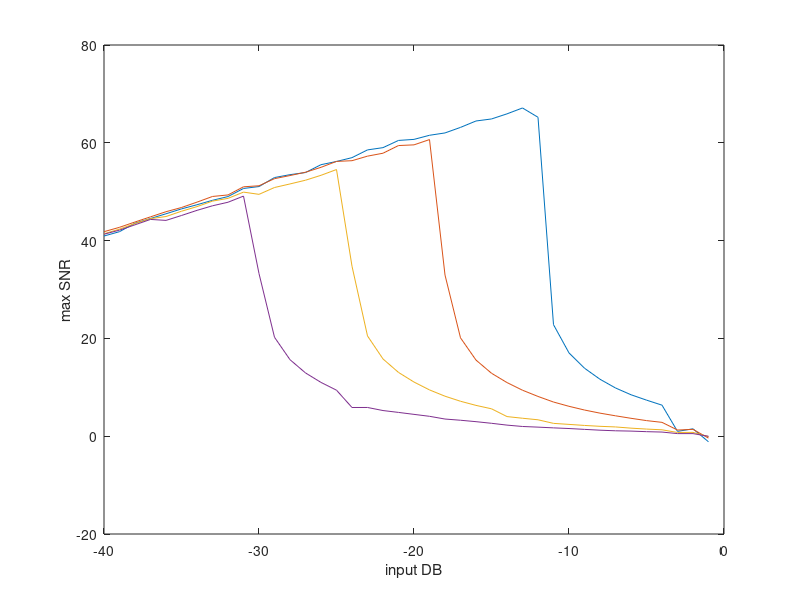

This chart was generated by the following MATLAB code:

abs = [-40.000000, -39.000000, -38.000000, -37.000000, -36.000000, -35.000000, -34.000000, -33.000000, -32.000000, -31.000000, -30.000000, -29.000000, -28.000000, -27.000000, -26.000000, -25.000000, -24.000000, -23.000000, -22.000000, -21.000000, -20.000000, -19.000000, -18.000000, -17.000000, -16.000000, -15.000000, -14.000000, -13.000000, -12.000000, -11.000000, -10.000000, -9.000000, -8.000000, -7.000000, -6.000000, -5.000000, -4.000000, -3.000000, -2.000000, -1.000000];

ord64 = [40.936983, 41.827354, 43.562880, 44.516205, 45.485006, 46.486244, 47.333499, 48.241715, 49.005137, 50.662912, 51.052258, 52.893851, 53.484530, 53.919908, 55.525542, 56.183520, 56.965175, 58.548748, 59.010227, 60.485414, 60.699178, 61.538699, 62.018194, 63.151888, 64.462014, 64.876095, 65.921223, 67.122569, 65.222310, 22.808460, 17.031228, 13.906504, 11.645495, 9.864475, 8.477055, 7.378206, 6.349667, 0.987555, 1.513884, -1.144032];

ord256 = [41.824558, 42.716941, 43.806366, 44.858353, 45.907390, 46.767743, 47.865806, 49.026997, 49.338207, 51.003526, 51.214178, 52.668811, 53.304127, 53.981104, 54.986718, 56.195591, 56.340673, 57.272460, 57.870424, 59.438875, 59.580323, 60.658477, 32.960662, 20.116134, 15.567279, 12.875128, 10.968549, 9.403444, 8.131007, 6.988816, 6.112772, 5.353438, 4.715200, 4.172153, 3.660992, 3.189816, 2.832086, 1.262573, 1.400220, -0.387121];

ord1024 = [41.398872, 42.349101, 43.488668, 44.486294, 44.924837, 46.006690, 46.952139, 48.076893, 48.639080, 49.915240, 49.459406, 50.858611, 51.588121, 52.349719, 53.354264, 54.532684, 34.762597, 20.505237, 15.797032, 13.043825, 11.074526, 9.466822, 8.180717, 7.145678, 6.301826, 5.604967, 4.013596, 3.672683, 3.357368, 2.623962, 2.416316, 2.201486, 2.022077, 1.895560, 1.647534, 1.457129, 1.310698, 0.761882, 0.778446, -0.072155];

ord4096 = [41.302713, 42.143333, 43.230923, 44.329677, 44.132658, 45.135881, 46.185870, 47.120377, 47.845071, 49.102161, 33.259069, 20.231110, 15.647351, 12.941067, 10.999852, 9.411799, 5.870469, 5.875419, 5.248167, 4.864979, 4.464973, 4.069037, 3.510191, 3.264027, 2.972633, 2.639907, 2.267730, 1.988561, 1.855138, 1.705281, 1.570159, 1.396959, 1.228999, 1.107084, 1.044598, 0.928109, 0.848199, 0.530682, 0.530112, -0.020721];

figure
plot(abs,ord64);
xlabel('input DB')
ylabel('max SNR')
hold on
plot(abs,ord256);
hold on
plot(abs,ord1024);
hold on
plot(abs,ord4096);
